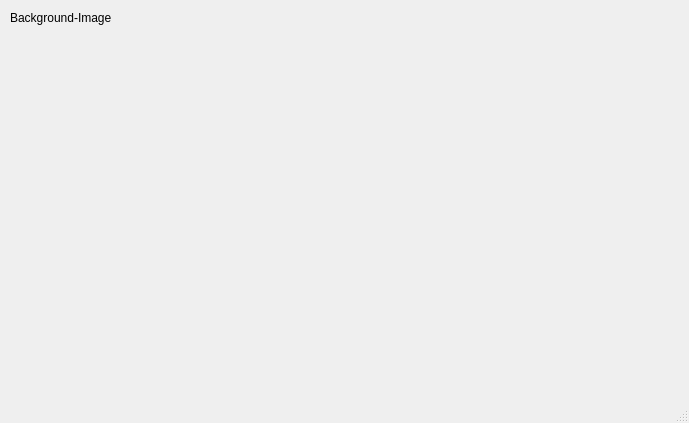
<?xml version="1.0" encoding="UTF-8"?>
<ui version="4.0">
 <class>MainWindow</class>
 <widget class="QMainWindow" name="MainWindow">
  <property name="geometry">
   <rect>
    <x>0</x>
    <y>0</y>
    <width>689</width>
    <height>423</height>
   </rect>
  </property>
  <property name="windowTitle">
   <string>MainWindow</string>
  </property>
  <widget class="QWidget" name="centralwidget">
   <widget class="QLabel" name="label">
    <property name="geometry">
     <rect>
      <x>10</x>
      <y>10</y>
      <width>271</width>
      <height>16</height>
     </rect>
    </property>
    <property name="text">
     <string>Background-Image</string>
    </property>
   </widget>
   <widget class="QLabel" name="label_2">
    <property name="geometry">
     <rect>
      <x>30</x>
      <y>50</y>
      <width>631</width>
      <height>331</height>
     </rect>
    </property>
    <property name="font">
     <font>
      <pointsize>8</pointsize>
     </font>
    </property>
    <property name="cursor">
     <cursorShape>ArrowCursor</cursorShape>
    </property>
    <property name="styleSheet">
     <string notr="true"/>
    </property>
    <property name="text">
     <string/>
    </property>
    <property name="pixmap">
     <pixmap resource="../Archivos/Recursos.qrc">:/Logos/p06_2.png</pixmap>
    </property>
    <property name="scaledContents">
     <bool>true</bool>
    </property>
   </widget>
  </widget>
  <widget class="QMenuBar" name="menubar">
   <property name="geometry">
    <rect>
     <x>0</x>
     <y>0</y>
     <width>689</width>
     <height>21</height>
    </rect>
   </property>
  </widget>
  <widget class="QStatusBar" name="statusbar"/>
 </widget>
 <resources>
  <include location="../Archivos/Recursos.qrc"/>
 </resources>
 <connections/>
</ui>
